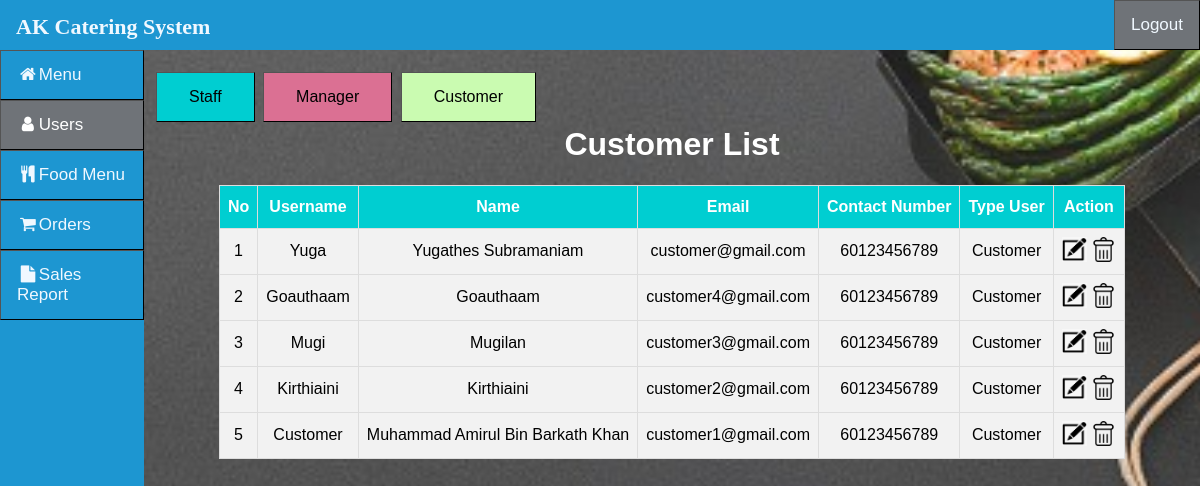
Page /Admin/Users.php?sort=User (signed in) on the committed database.
### tables this page shows
CREATE TABLE `users` (
  `username` varchar(50) NOT NULL,
  `password` varchar(255) NOT NULL,
  `name` varchar(255) NOT NULL,
  `email` varchar(255) NOT NULL,
  `Hp` varchar(99) NOT NULL,
  `type_user` varchar(255) NOT NULL
);

### Admin/Users.php (the view, shortened to what this page needs)
<?php
if(isset ($_SESSION["username"]))
{	include "Header.php";
	?>
<!DOCTYPE html>
<html>
<head>
</head>
<body>
	<div class="main">
	<div class="sort">
		<a href="Users.php?sort=Staff" style="background-color: darkturquoise;" class="button button2">Staff</a>
		<a href="Users.php?sort=Manager" style="background-color: palevioletred;" class="button button2">Manager</a>
		<a href="Users.php?sort=User" style="background-color: #cafbb1;" class="button button2">Customer</a>
	</div>
<?php
	if(isset($_GET['sort']))
	{
		if($_GET['sort']=="User"){
			$queryGet = "select * from users WHERE type_user = 'Customer'";
			$resultGet = mysqli_query($link,$queryGet);
			echo '<h1 align="center">Customer List </h1>';
		}
			?>
			<?php
	}
	else{
		$queryGet = "select * from users ORDER BY type_user DESC";
		$resultGet = mysqli_query($link,$queryGet);
		echo '<h1 align="center">All Users List </h1>';
	}
	if(!$resultGet)
	{
		die ("Invalid Query - get Items List: ". mysqli_error($link));
	}
	else
	{?>
	<table id="table" border="1" align="center">
		<tr>
			<th>No</th>
			<th>Username</th>
			<th>Name</th>
			<th>Email</th>
			<th>Contact Number</th>
			<th>Type User</th>
			<th>Action</th>
		</tr>
		<form>
<?php	$no=1;
		while($row= mysqli_fetch_array($resultGet, MYSQLI_BOTH))
		{
			?>
			<tr>
				<td><?php echo $no;?></td>
				<td><?php echo $row['username']?></td>
				<td><?php echo $row['name']?></td>
				<td><?php echo $row['email'];?></td>
				<td><?php echo $row['Hp']; ?></td>
				<td><?php echo $row['type_user']; ?></td>
				<td><a href="UsersEdit.php?id=<?php echo $row['username'];?>">
					<img border="0" alt="editB" src="../CSS/btn/editB.png" width="25" height="25"></a>
					<a href="Delete.php?sid=<?php echo $row['username'];?>" onclick="return confirm('Are you sure?')">
					<img border="0" alt="editB" src="../CSS/btn/delB.png" width="25" height="25"></a></a>
				</td>
			</tr>
<?php	$no++;}?>
		</form>
	</table>
<?php	}?>
<?php
}
else	{
	echo "No session exists or session has expired. Please log in again ";
	echo "Page will be redirect in 5 seconds";
	header('Refresh: 5; ../Auth/Login.php');
}
?>
</div>
</body>
</html>

### css/topNav.css (style rules this page uses)
* { box-sizing: border-box; }
body { margin: 0; font-family: Arial, Helvetica, sans-serif !important; background-image: url("bc.jpg"); background-position: center; background-size: cover; background-attachment: fixed; position:absolute; top:10%; max-width: -webkit-fill-available; right: 0px; left: 0px; }
h1, h2 { text-align:center; color:white; }
.button { background-color: #4CAF50; border: solid; color: black; padding: 15px 32px; text-align: center; text-decoration: none; display: inline-block; font-size: 16px; margin: 4px 2px; cursor: pointer; -webkit-transition-duration: 0.4s; transition-duration: 0.4s; border-width:thin; border-color:black; border-style: outset; }
#table { font-family: "Trebuchet MS", Arial, Helvetica, sans-serif; border-collapse: collapse; margin-bottom : 50px; }
#table td, #table th { border: 1px solid #ddd; padding: 8px; text-align: center; max-width: auto; }
#table img { text-align: center; max-width: auto; }
#table tr { background-color: #f2f2f2; }
#table th { padding-top: 12px; padding-bottom: 12px; text-align: center; background-color: #00CED1; color: white; max-width: auto; background-position: center; }

### Admin/Header.php (style rules this page uses)
body { font-family: "Lato", sans-serif; }
.main { margin-left: 12%; padding: 0px 10px; margin-top:-30px; }

### Admin/Users.php (style rules this page uses)
.sort { position: relative; float:right; display: inline; width: 100%; margin-top: -25px; font: black; }

### rows in the picture
users: username "Yuga", name "Yugathes Subramaniam", email "customer@gmail.com", Hp "60123456789", type_user "Customer"
users: username "Goauthaam", name "Goauthaam", email "customer4@gmail.com", Hp "60123456789", type_user "Customer"
users: username "Mugi", name "Mugilan", email "customer3@gmail.com", Hp "60123456789", type_user "Customer"
users: username "Kirthiaini", name "Kirthiaini", email "customer2@gmail.com", Hp "60123456789", type_user "Customer"
users: username "Customer", name "Muhammad Amirul Bin Barkath Khan", email "customer1@gmail.com", Hp "60123456789", type_user "Customer"
